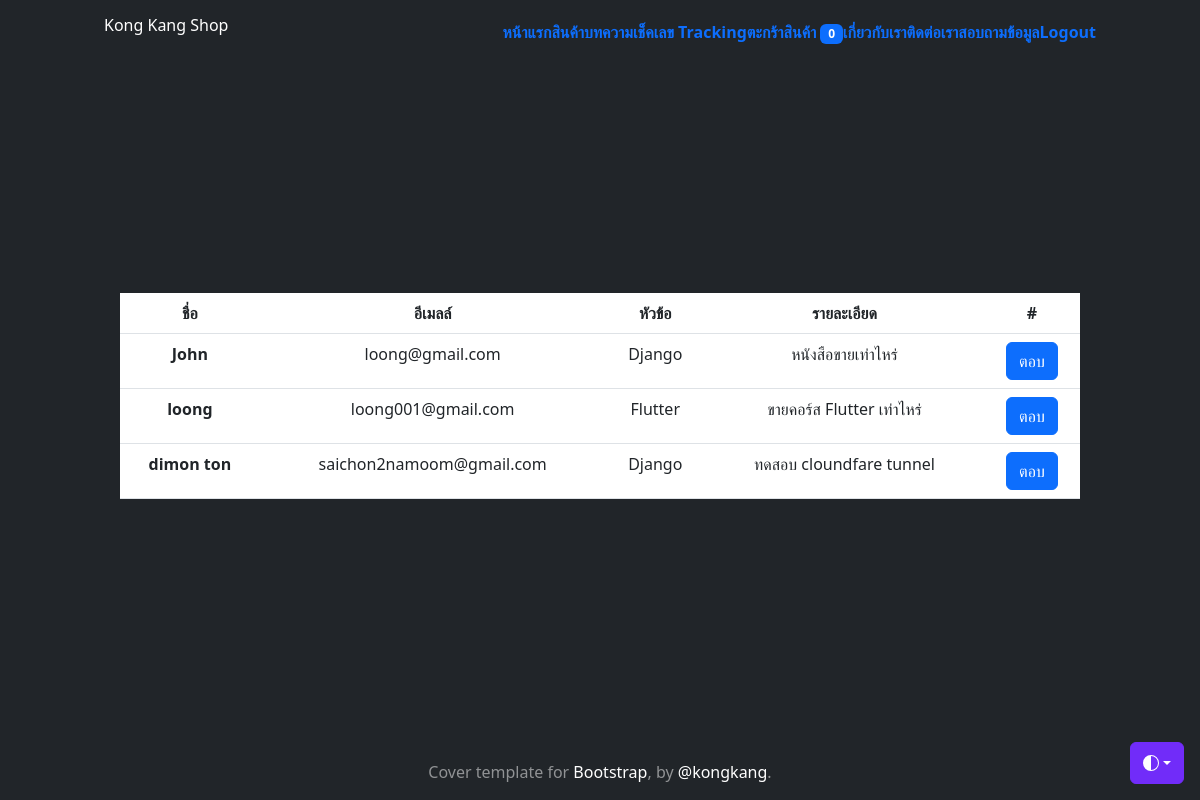
Page /questions (signed in) on the committed database.
### myapp/models.py (models this page shows, shortened)
class Profile(models.Model):
    user = models.OneToOneField(User, on_delete=models.CASCADE)
    photo = models.ImageField(upload_to='profile_photo', null=True, blank=True)
    usertype = models.CharField(max_length=100, default='member')
    favor = models.CharField(max_length=100, null=True, blank=True)
    fb_account = models.CharField(max_length=100, default='No Facebook')
    address = models.TextField(null=True, blank=True)
    telephone_number = models.CharField(max_length=8, null=True, blank=True)
    cart_quantity = models.IntegerField(default=0, null=True, blank=True)

class AskQA(models.Model):
    name = models.CharField(max_length=100, verbose_name='ชื่อผู้ติดต่อ')
    email = models.EmailField(null=True, blank=True, verbose_name="email")
    title = models.CharField(max_length=100, null=True, blank=True, verbose_name="หัวข้อ")
    detail = models.TextField(null=True, blank=True, verbose_name="รายละเอียด")
    detail_answer = models.TextField(null=True, blank=True, verbose_name="คำตอบ")
    def __str__(self):
        return '{} - {}'.format(self.name, self.title)

### myapp/views.py (the view)
# urls.py: path("questions", question, name="questions"),
@login_required
def question(req):
    question = AskQA.objects.all()
    print(question)
    context = {'question':question}
    return render(req, "myapp/questions.html", context)

### myapp/templates/myapp/questions.html
{% extends 'myapp/base.html' %}
{% block content %}
    <table class="table">
        <thead>
          <tr>
            <th scope="col">ชื่อ</th>
            <th scope="col">อีเมลล์</th>
            <th scope="col">หัวข้อ</th>
            <th scope="col">รายละเอียด</th>
            <th scope="col">#</th>
          </tr>
        </thead>
        <tbody>
            {% for q in question %}
            <tr>
                <th>{{q.name}}</th>
                <td>{{q.email}}</td>
                <td>{{q.title}}</td>
                <td>{{q.detail}}</td>
                <td><a href="{% url 'answer' q.id %}" class="btn btn-primary">ตอบ</a></td>
            </tr>
          {% endfor %}
        </tbody>
      </table>
{% endblock content %}

### myapp/templates/myapp/base.html (shortened to what this page needs)
<!doctype html>
<html lang="en" class="h-100" data-bs-theme="auto">
  <head><script src="https://getbootstrap.com/docs/5.3/assets/js/color-modes.js"></script>
    <link rel="stylesheet" href="https://cdn.jsdelivr.net/npm/@docsearch/css@3">
<link href="https://getbootstrap.com/docs/5.3/dist/css/bootstrap.min.css" rel="stylesheet">
<link
href="https://cdn.jsdelivr.net/npm/tailwindcss@2.2.19/dist/tailwind.min.css" rel="stylesheet">
    <link href="https://getbootstrap.com/docs/5.3/examples/cover/cover.css" rel="stylesheet">
  </head>
  <body class="d-flex h-100 text-center text-bg-dark">
    <div class="dropdown position-fixed bottom-0 end-0 mb-3 me-3 bd-mode-toggle">
      <button class="btn btn-bd-primary py-2 dropdown-toggle d-flex align-items-center"
              id="bd-theme"
              type="button"
              aria-expanded="false"
              data-bs-toggle="dropdown"
              aria-label="Toggle theme (auto)">
        <svg class="bi my-1 theme-icon-active" width="1em" height="1em"><use href="#circle-half"></use></svg>
      </button>
    </div>
<div class="container d-flex w-100 h-100 p-3 mx-auto flex-column">
  <header class="mb-auto">
    <div>
     <h3 class="float-lg-start mb-0">Kong Kang Shop</h3>
      <nav class="nav nav-masthead justify-content-center float-lg-end">
        {% block menubar %}
            <a class="nav-link fw-bold py-1 px-0" aria-current="page" href="{% url 'shop' %}">หน้าแรก</a>
            <a class="nav-link fw-bold py-1 px-0" href="#">สินค้า</a>
            <a class="nav-link fw-bold py-1 px-0" href="{% url 'post' %}">บทความ</a>
            <a class="nav-link fw-bold py-1 px-0" href="{% url 'tracking' %}">เช็คเลข Tracking</a>
            {% if user.is_authenticated and user.profile.usertype == 'member' %}
              <a class="nav-link fw-bold py-1 px-0" href="{% url 'my-cart' %}">ตะกร้าสินค้า <span class="badge bg-primary"><font color="white">{{user.profile.cart_quantity}}</font></span></a>
            {% endif %}
            <a class="nav-link fw-bold py-1 px-0" href="{% url 'about-us' %}">เกี่ยวกับเรา</a>
            <a class="nav-link fw-bold py-1 px-0" href="{% url 'contact' %}">ติดต่อเรา</a>
            <a class="nav-link fw-bold py-1 px-0" href="{% url 'ask' %}">สอบถามข้อมูล</a>
            {% if not user.is_authenticated %}
              <a class="nav-link fw-bold py-1 px-0" href="{% url 'login' %}">Login</a>
            {% else %}
              <a class="nav-link fw-bold py-1 px-0" href="{% url 'logout' %}">Logout</a>
            {% endif %}
        {% endblock menubar %}
      </nav>
    </div>
  </header>
  <main class="px-3">
        {% block content %}
        {% endblock content %}
  </main>
  <footer class="mt-auto text-white-50">
    <p>Cover template for <a href="https://getbootstrap.com/" class="text-white">Bootstrap</a>, by <a href="https://twitter.com/mdo" class="text-white">@kongkang</a>.</p>
  </footer>
</div>
    </body>
</html>

### myapp/templates/myapp/base.html (style rules this page uses)
.bi { vertical-align: -.125em; fill: currentColor; }
.btn-bd-primary { --bd-violet-bg: #712cf9; --bd-violet-rgb: 112.520718, 44.062154, 249.437846; --bs-btn-font-weight: 600; --bs-btn-color: var(--bs-white); --bs-btn-bg: var(--bd-violet-bg); --bs-btn-border-color: var(--bd-violet-bg); --bs-btn-hover-color: var(--bs-white); --bs-btn-hover-bg: #6528e0; --bs-btn-hover-border-color: #6528e0; --bs-btn-focus-shadow-rgb: var(--bd-violet-rgb); --bs-btn-active-color: var(--bs-btn-hover-color); --bs-btn-active-bg: #5a23c8; --bs-btn-active-border-color: #5a23c8; }
.bd-mode-toggle { z-index: 1500; }

### rows in the picture
AskQA: name "John", email "loong@gmail.com", title "Django", detail "หนังสือขายเท่าไหร่"
AskQA: name "loong", email "loong001@gmail.com", title "Flutter", detail "ขายคอร์ส Flutter เท่าไหร่"
AskQA: name "dimon ton", email "saichon2namoom@gmail.com", title "Django", detail "ทดสอบ cloundfare tunnel"

### other values in the picture
{{ user.profile.cart_quantity }} "0"
